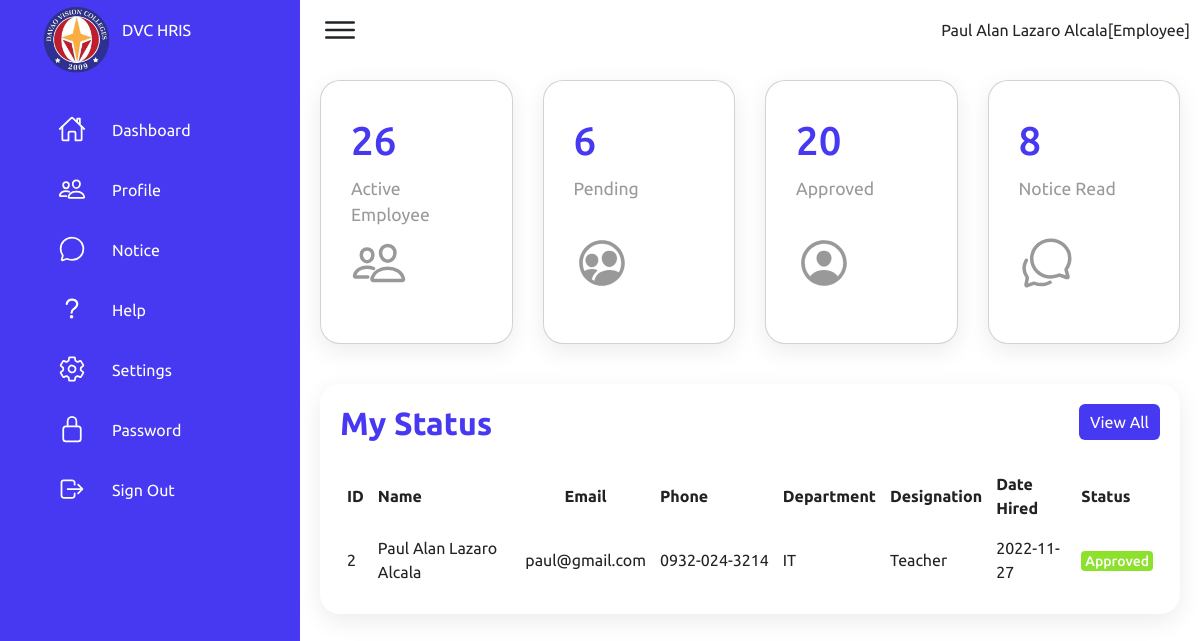
The page /employeepages/index.php (signed in) on the database its author committed.
### tables this page shows
CREATE TABLE `user_table` (
  `id` int(10) NOT NULL,
  `user_type` int(10) NOT NULL,
  `fullname` text NOT NULL,
  `email` varchar(40) NOT NULL,
  `user_name` varchar(20) NOT NULL,
  `password` varchar(20) NOT NULL,
  `birthday` date NOT NULL,
  `date_employed` date NOT NULL,
  `educ_attainment` text NOT NULL,
  `employment_record` text NOT NULL,
  `gender` varchar(10) NOT NULL,
  `status` int(10) NOT NULL,
  `archive` int(10) NOT NULL,
  `phone_number` varchar(13) NOT NULL,
  `department` varchar(20) NOT NULL,
  `designation` varchar(20) NOT NULL
);

### countemployee.php (called while the page is built)
<?php
                        include "connect.php";
                        $sql = "SELECT * FROM  user_table WHERE user_type = 1 AND archive = 0 ";
                        if ($result = mysqli_query($conn, $sql)) {
                            $rowcount = mysqli_num_rows($result);
                         }
                         $sql1 = "SELECT * FROM  user_table WHERE user_type = 1 AND archive = 0 AND status= 0";
                         if ($result1 = mysqli_query($conn, $sql1)) {
                             $rowcount1 = mysqli_num_rows($result1);
                          }
                          $sql2 = "SELECT * FROM  user_table WHERE user_type = 1 AND archive = 0 AND status= 1";
                          if ($result2= mysqli_query($conn, $sql2)) {
                              $rowcount2 = mysqli_num_rows($result2);
                           }
                           $sql3 = "SELECT * FROM  notice_table WHERE archive = 0";
                           if ($result3= mysqli_query($conn, $sql3)) {
                               $rowcount3 = mysqli_num_rows($result3);
                            }
                        ?>

### employeepages/index.php (the view, shortened to what this page needs)
<!DOCTYPE html>
<html lang="en">
<head>
    <link rel="stylesheet" href="assets/css/style.css">
    <link href="https://cdn.jsdelivr.net/npm/bootstrap@5.2.3/dist/css/bootstrap.min.css" rel="stylesheet">
</head>
<body>
<?php include 'navigation.php';?>
        <div class="main">
        <?php
        include 'topbar.php';
        ?>
            <div class="cardBox">
                <div class="card">
                    <div>
                        <?php
                        include "../countemployee.php";
                        ?>
                        <div class="numbers"><?php echo  $rowcount; ?></div>
                        <div class="cardName">Active Employee</div>
                    </div>
                    <div class="iconBx">
                        <ion-icon name="people-outline"></ion-icon>
                    </div>
                </div>
                <div class="card">
                    <div>
                        <div class="numbers"><?php echo  $rowcount1; ?></div>
                        <div class="cardName">Pending</div>
                    </div>
                    <div class="iconBx">
                        <ion-icon name="people-circle-outline"></ion-icon>
                    </div>
                </div>
                <div class="card">
                    <div>
                        <div class="numbers"><?php echo  $rowcount2; ?></div>
                        <div class="cardName">Approved</div>
                    </div>
                    <div class="iconBx">
                        <ion-icon name="person-circle-outline"></ion-icon>
                    </div>
                </div>
                <div class="card">
                    <div>
                        <div class="numbers"><?php echo  $rowcount3; ?></div>
                        <div class="cardName">Notice Read</div>
                    </div>
                    <div class="iconBx">
                        <ion-icon name="chatbubbles-outline"></ion-icon>
                    </div>
                </div>
            </div>
            <div class="details">
                <div class="recentOrders">
                    <div class="cardHeader">
                        <h2>My Status</h2>
                        <a href="#" class="btn">View All</a>
                    </div>
                    <table class="indextable">
                        <thead>
                            <tr>
                            <td>ID</td>
                            <td>Name</td>
                                <td>Email</td>
                                <td>Phone</td>
                                 <td>Department</td>
                                <td>Designation</td>
                                <td>Date Hired</td>
                                <td>Status</td>
                            </tr>
                        </thead>
                        <tbody>
                        <?php
include "../connect.php";
$sql = "SELECT * FROM  user_table WHERE id='$sessionid'";
$result = $conn->query($sql);
if ($result->num_rows > 0) {
while ($row = $result->fetch_assoc()) {
?>
<tr>
<td data-column="id"><?php echo $row['id']; ?></td>
<td data-column="id"><?php echo $row['fullname']; ?></td>
<td data-column="Client name"><?php echo $row['email']; ?></td>
<td style="white-space:nowrap;" data-column="Contact Number"><?php echo $row['phone_number']; ?></td>
<td data-column="room id"><?php echo $row['department']; ?></td>
<td data-column="adult"><?php echo $row['designation']; ?></td>
<td data-column="children"><?php echo $row['date_employed']; ?></td>
<?php
if($row['status'] == 0){
echo   '<td><span class="status pending">Pending</span></td>';
}else{
echo '<td><span class="status delivered">Approved</span></td>';
}
?>
</tr>
<?php
}
}
?>
                        </tbody>
                    </table>
                </div>
            </div>
        </div>
</body>
</html>

### employeepages/assets/css/style.css (style rules this page uses)
* { font-family: "Ubuntu", sans-serif; margin: 0; padding: 0; box-sizing: border-box; }
:root { --blue: #4738f1; --white: #fff; --gray: #f5f5f5; --black1: #222; --black2: #999; }
body { min-height: 100vh; overflow-x: hidden; }
.main { position: absolute; width: calc(100% - 300px); left: 300px; min-height: 100vh; background: var(--white); transition: 0.5s; }
.cardBox { position: relative; width: 100%; padding: 20px; display: grid; grid-template-columns: repeat(4, 1fr); grid-gap: 30px; }
.cardBox .card { position: relative; background: var(--white); padding: 30px; border-radius: 20px; display: flex; justify-content: space-between; cursor: pointer; box-shadow: 0 7px 25px rgba(0, 0, 0, 0.08); }
.cardBox .card .numbers { position: relative; font-weight: 500; font-size: 2.5rem; color: var(--blue); }
.cardBox .card .cardName { color: var(--black2); font-size: 1.1rem; margin-top: 5px; }
.cardBox .card .iconBx { font-size: 3.5rem; color: var(--black2); }
.details { position: relative; width: 100%; padding: 20px; display: grid; grid-gap: 30px; }
.details .recentOrders { position: relative; display: grid; min-height: 230px; background: var(--white); padding: 20px; box-shadow: 0 7px 25px rgba(0, 0, 0, 0.08); border-radius: 20px; }
.details .cardHeader { display: flex; justify-content: space-between; align-items: flex-start; }
.cardHeader h2 { font-weight: 600; color: var(--blue); }
.cardHeader .btn { position: relative; padding: 5px 10px; background: var(--blue); text-decoration: none; color: var(--white); border-radius: 6px; }
.details table { width: 100%; border-collapse: collapse; margin-top: 10px; }
.details table thead td { font-weight: 600; }
.details .recentOrders table tr { color: var(--black1); border-bottom: 1px solid rgba(0, 0, 0, 0.1); }
.details .recentOrders table tr:last-child { border-bottom: none; }
.details .recentOrders table tr td { padding: 7px; }
.details .recentOrders table tr td:last-child { text-align: start; }
.details .recentOrders table tr td:nth-child(2) { text-align: start; }
.details .recentOrders table tr td:nth-child(3) { text-align: center; }
.status.delivered { padding: 2px 4px; background: #8de02c; color: var(--white); border-radius: 4px; font-size: 14px; font-weight: 500; }

### rows shown on the page
user_table: id "2", fullname "Paul Alan Lazaro Alcala", email "paul@gmail.com", phone_number "0932-024-3214", department "IT", designation "Teacher", date_employed "2022-11-27", status "Approved"

### other values the page prints
$sessionfullname "Paul Alan Lazaro Alcala"
$rowcount "26"
$rowcount1 "6"
$rowcount2 "20"
$rowcount3 "8"
